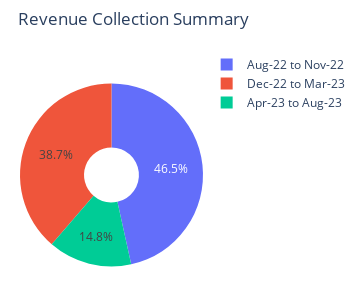

The cell this chart's notebook holds for it:
### Code cell
fig = px.pie(revenue_summary, values='Total Revenue', names='Time Period',hole=0.3, title='Revenue Collection Summary')
fig.update_layout(width=350, height=300,margin=dict(l=20, r=20, t=50, b=0))
fig.show()

### Figure 1 — Plotly figure (JSON) as saved in the notebook; plotly's stock layout.template omitted (floating-point values rounded to 4 significant figures)
{"data": [{"domain": {"x": [0, 1], "y": [0, 1]}, "hole": 0.3, "hovertemplate": "Time Period=%{label}<br>Total Revenue=%{value}<extra></extra>", "labels": ["Aug-22 to Nov-22", "Dec-22 to Mar-23", "Apr-23 to Aug-23"], "legendgroup": "", "name": "", "showlegend": true, "type": "pie", "values": [242880, 201800, 77100]}], "layout": {"height": 300, "legend": {"tracegroupgap": 0}, "margin": {"b": 0, "l": 20, "r": 20, "t": 50}, "title": {"text": "Revenue Collection Summary"}, "width": 350}}
